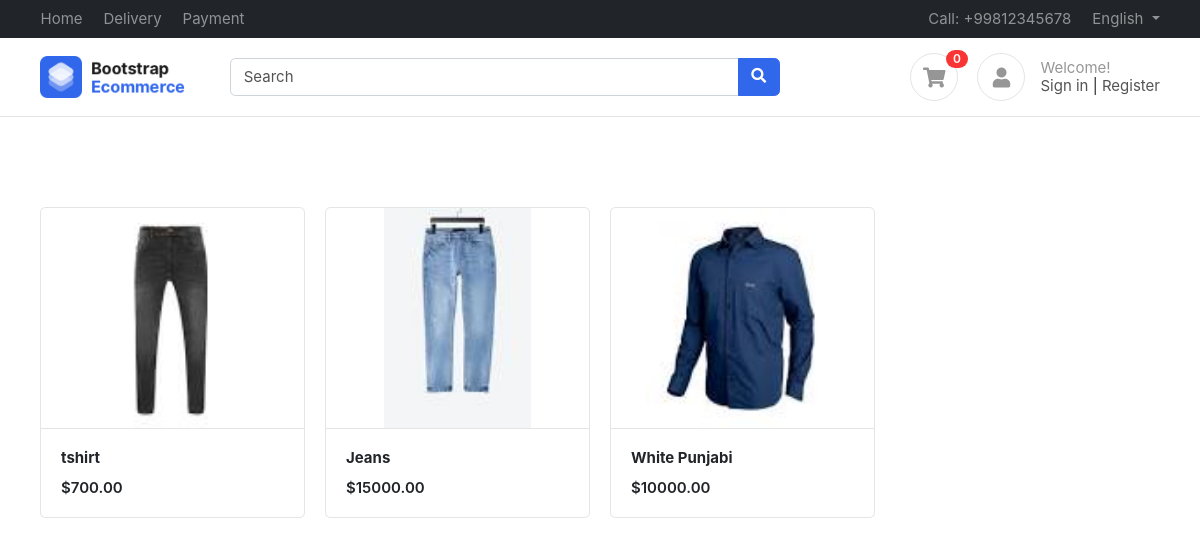
Before: / with the older database file.
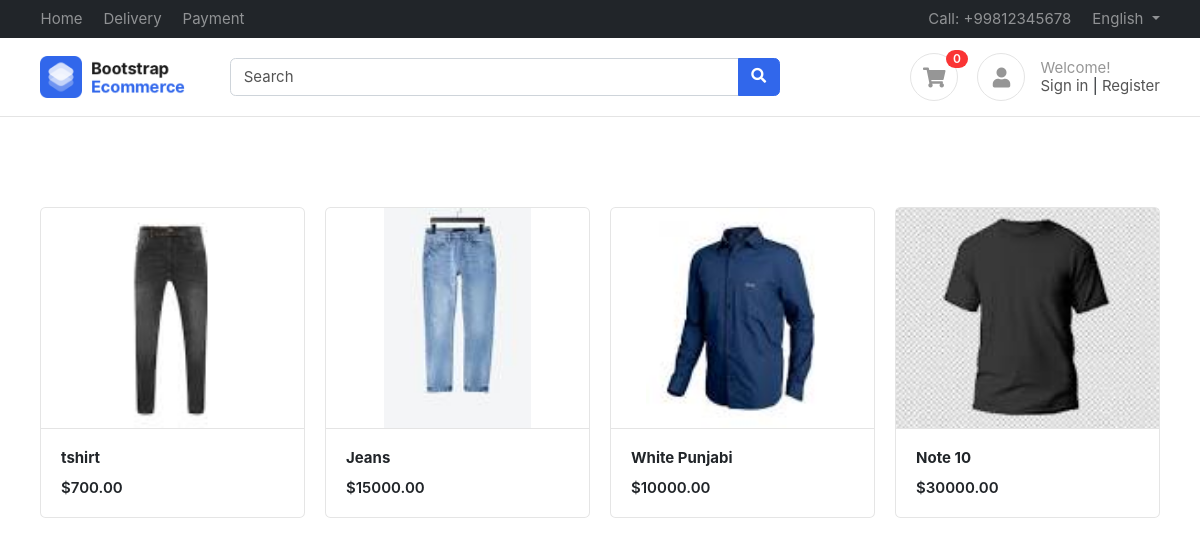
After: the same page with the newer database file.
### products/models.py (models this page shows, shortened)
class Product(BaseModel):
    product_name = models.CharField(max_length=100)
    slug = models.SlugField(unique=True, null=True, blank=True)
    category = models.ForeignKey(Category, on_delete=models.CASCADE, related_name="products")
    price = models.IntegerField()
    product_desription = models.TextField()
    color_variant = models.ManyToManyField(ColorVariant, blank=True)
    size_variant = models.ManyToManyField(SizeVariant, blank=True)

class ProductImage(BaseModel):
    product = models.ForeignKey(Product, on_delete=models.CASCADE, related_name="product_images")
    image = models.ImageField(upload_to="product")

### home/views.py (the view)
# urls.py: path('', index, name="index"),
def index(request):
    context = {'products' : Product.objects.all()}
    return render(request , 'home/index.html' , context)

### templates/home/index.html
{% extends "base/base.html"%}
{%  block start %}
<div class="container mt-5 pt-5">
    <div class="row">
        {% for product in products %}
        <div class="col-md-3">
            <figure class="card card-product-grid">
                <div class="img-wrap"> <img src="/media/{{product.product_images.first.image}}"> </div>
                <figcaption class="info-wrap border-top">
                    <a href="{% url 'get_product' product.slug %}" class="title">
                        <b>{{product.product_name}}</b></a>
                    <div class="price mt-2">${{product.price}}.00</div>
                </figcaption>
            </figure>
        </div>
        {% endfor %}
    </div>
    </div>
{% endblock %}

Changed rows visible on the page:
added Product: product_images.first.image (picture), product_name "Note 10", price "30000"
